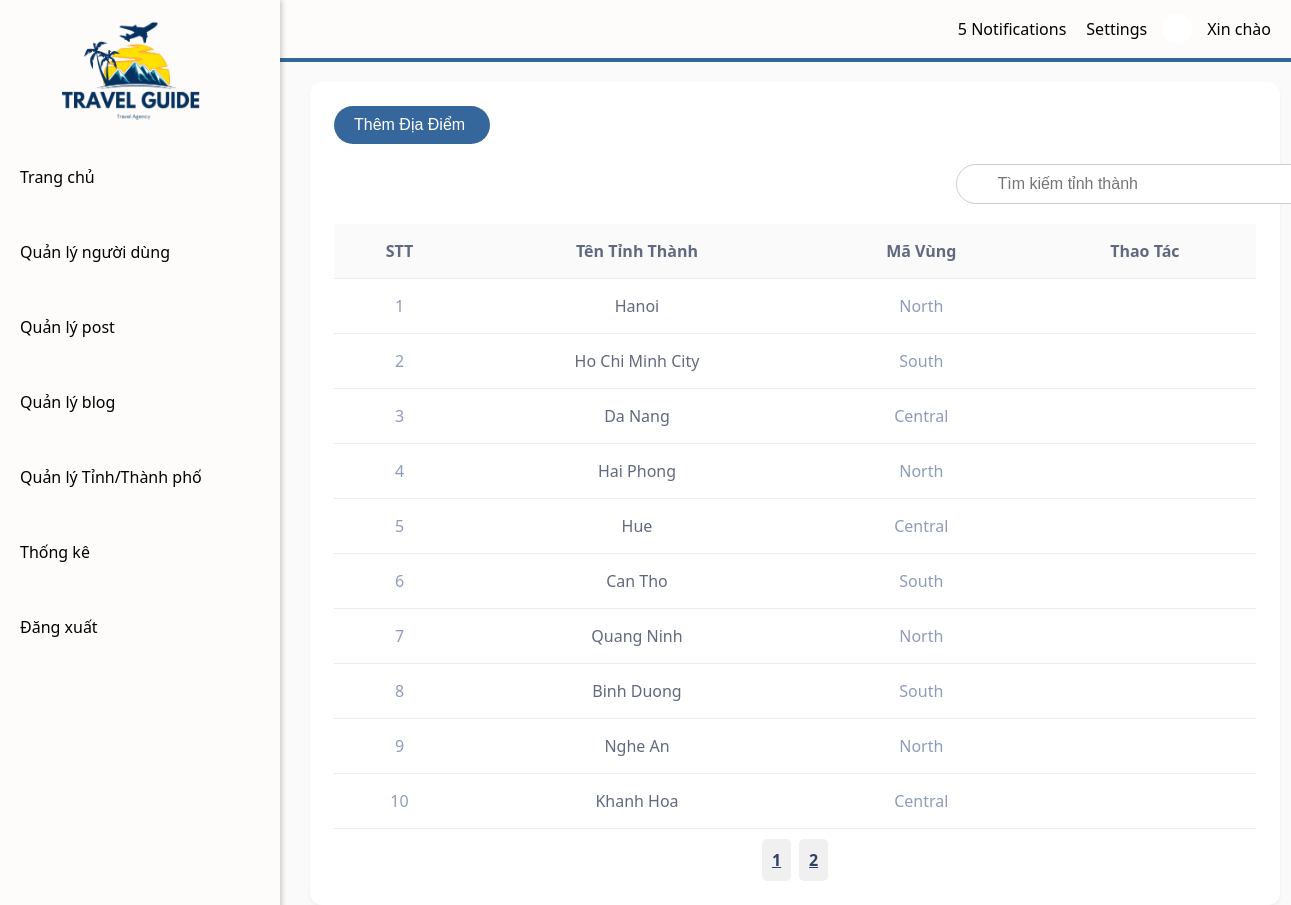
Page /src/Views/admin/province_management.php on the committed database.
### tables this page shows
CREATE TABLE province (
  provinceID INT AUTO_INCREMENT PRIMARY KEY,
  provinceName VARCHAR(50) NOT NULL UNIQUE,
  provinceRegion VARCHAR(20) NOT NULL,
  status BOOLEAN NOT NULL DEFAULT TRUE
);

### src/Controllers/bothController.php (called while the page is built, shortened)
<?php
include_once __DIR__ . "/../config/config.php";
class bothController{
    private Config $conn;
    public function __construct()
    {
        $this->conn = new Config();
    }
    public function getAllProvinces() {
        $sql = "SELECT * FROM province";
        $get_query = mysqli_query($this->conn->connect(),$sql);
        return $get_query;
    }
    public function getProvinceOfPage($Start, $litmit){
        $sql = "SELECT * FROM province  LIMIT $Start, $litmit";
        $get_query = mysqli_query($this->conn->connect(),$sql);
        return $get_query;
    }
}
?>

### src/config/config.php (called while the page is built, shortened)
<?php
class Config {
    public function connect() {
        $hostname = "localhost";
        $username = "root";
        $password = "";
        $dbname = "vietnamtravel";
        $this->conn = mysqli_connect($hostname, $username, $password, $dbname) or die("Lỗi kết nối Database");
        return $this->conn;
    }
}

### src/Views/admin/province_management.php (the view, shortened to what this page needs)
<!DOCTYPE html>
<html lang="en">
<head>
    <link rel="stylesheet" href="../../../public/css/Admin/province_management.css">
    <link rel="stylesheet" href="../../../public/css/navbar.css">
    <link rel="stylesheet" href="../../../public/css/sidebar.css">
    <link rel="stylesheet" href="https://cdnjs.cloudflare.com/ajax/libs/font-awesome/4.7.0/css/font-awesome.min.css">
    <?php
        include_once "../../Controllers/bothController.php";
        $bothcontroller = new bothController();
        $provinces = $bothcontroller->getAllProvinces();
        $limit= 10;
        $stt = 1;
        $CountData = mysqli_num_rows($provinces);
        $countPage = ceil($CountData/$limit);
        if (isset($_GET['page'])) {
            $page = $_GET['page'];
        } else {
            $page = 1;
        }
        $Start = ($page - 1) * $limit;
        $provinceOfPage = $bothcontroller->getprovinceOfPage($Start,$limit);
    ?>
    <?php
        include_once "../../Controllers/bothController.php";
    ?>
</head>
<body>
<div class="main-content">
    <div class="province-management">
        <button class="add-destination-btn" id="open">
            Thêm Địa Điểm <ion-icon style="margin-left: 5px;" name="add-circle-outline"></ion-icon>
        </button>
        <div class="search-container">
            <input type="text" placeholder="Tìm kiếm tỉnh thành" class="search-bar">
        </div>
        <div class="table-wrapper">
            <table>
                <thead>
                <tr>
                    <th>STT</th>
                    <th>Tên Tỉnh Thành</th>
                    <th>Mã Vùng</th>
                    <th>Thao Tác</th>
                </tr>
                </thead>
                <tbody id="province-List">
                    <?php
                        if(mysqli_num_rows($provinceOfPage)>0){
                            while($province = mysqli_fetch_array($provinceOfPage)){
                                ?>
                                    <tr onclick="toggleDestinations(<?php echo $stt?>)">
                                        <td><?php echo $stt++ ?></td>
                                        <td><?php echo $province['provinceName'] ?? 'Lỗi Hiển Thị'?></td>
                                        <td><?php echo $province['provinceRegion'] ?? 'Lỗi Hiển Thị'?></td>
                                        <td>
                                            <button class="edit-btn">
                                            </button>
                                            <button class="delete-btn">
                                            </button>
                                        </td>
                                    </tr>
                                        <?php
                            }
                        }
                        else{
                            echo "Không Lấy được dữ liệu";
                        }
                    ?>
                </tbody>
            </table>
            <div class="pagination">
                <?php
                    for ($i = 1; $i <= $countPage; $i++) {
                        echo "<a class='page-btn' href='?page=$i'>$i</a>";
                    }
                ?>
            </div>
        </div>
    </div>
</div>
</body>
</html>

### public/css/Admin/province_management.css (style rules this page uses)
body { font-family: system-ui, -apple-system, BlinkMacSystemFont, 'Segoe UI', Roboto, Oxygen, Ubuntu, Cantarell, 'Open Sans', 'Helvetica Neue', sans-serif; margin: 0; padding: 0; background-color: #fafafb; }
.main-content { margin-left: 310px; padding-top: 20px; width: calc(100% - 310px); }
.add-destination-btn { padding: 10px 20px; border: none; border-radius: 20px; cursor: pointer; font-size: 16px; display: flex; align-items: center; background-color: #35679C; color: #fff; margin-bottom: 20px; }
.province-management { background-color: white; width: 94%; border-radius: 12px; padding: 24px; box-shadow: 0 2px 4px rgba(0, 0, 0, 0.05); }
.search-container { position: relative; width: 100%; max-width: 300px; margin-left: 67.5%; margin-bottom: 20px; }
.search-bar { width: 100%; padding: 10px 40px; border: 1px solid #ccc; border-radius: 20px; font-size: 1rem; }
.table-wrapper { background: white; border-radius: 12px; width: 100%; }
table { width: 100%; border-collapse: separate; border-spacing: 0; }
thead { background-color: #FAFAFB; }
th, td { padding: 16px; text-align: center; border-bottom: 1px solid #EBECF2; color: #61697e; }
tbody tr { transition: all 0.2s ease; }
td:first-child, td:nth-child(3), td:nth-child(5) { color: #8F9BBA; }
td:last-child { gap: 8px; }
.edit-btn, .delete-btn { background-color: transparent; border: none; cursor: pointer; font-size: 16px; }
.pagination { display: flex; justify-content: center; align-items: center; gap: 8px; margin-top: 10px; }
.page-btn { background-color: #f0f0f0; border: none; padding: 10px; border-radius: 5px; cursor: pointer; font-weight: bold; color: #304067; }

### rows in the picture
province: provinceName "Hanoi", provinceRegion "North"
province: provinceName "Ho Chi Minh City", provinceRegion "South"
province: provinceName "Da Nang", provinceRegion "Central"
province: provinceName "Hai Phong", provinceRegion "North"
province: provinceName "Hue", provinceRegion "Central"
province: provinceName "Can Tho", provinceRegion "South"
province: provinceName "Quang Ninh", provinceRegion "North"
province: provinceName "Binh Duong", provinceRegion "South"
province: provinceName "Nghe An", provinceRegion "North"
province: provinceName "Khanh Hoa", provinceRegion "Central"
